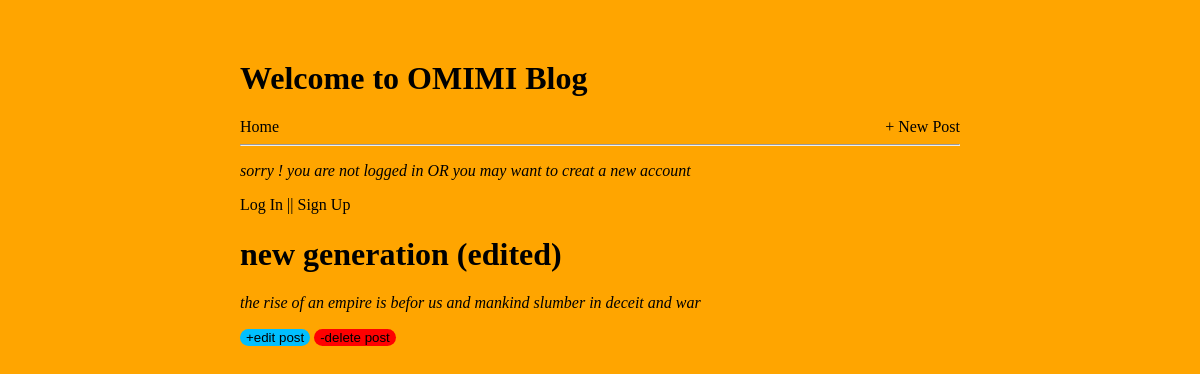
Screenshot of /post/7/ with the database file from the repository.
### blog_app/models.py (models this page shows, shortened)
class Post(models.Model):
    title = models.CharField(max_length=200)
    author = models.ForeignKey('auth.User', on_delete=models.CASCADE)
    body = models.TextField()

### blog_app/views.py (the view)
# urls.py: path('post/<int:pk>/', PostDetailView.as_view(), name='post_details'),
class PostDetailView(DetailView):
    model = Post
    template_name = 'post_details.html'

### templates/post_details.html
{% extends 'base.html' %}
{% block content %}
    <div>
        <h1>{{ post.title }}</h1>
        <p>{{ post.body }}</p>
    </div>
    <button class="edit_button" ><a href="{% url 'edit_post' post.pk %}">+edit post</a></button>
    <button class="delete_button"><a href="{% url 'delete_post' post.pk %}">-delete post</a></button>
{% endblock%}

### static/css/basic.css (style rules this page uses)
body { background: orange; margin:5% 20%; text-decoration: none; }
a { text-decoration: none; color: black; }
p { font-style: italic; }
.delete_button { background: red; color: white; border: none; border-radius:10px ; }
.edit_button { background: deepskyblue; color: black; border: none; border-radius:10px; }

### rows the page displays
Post: title "new generation (edited)", body "the rise of an empire is befor us and mankind slumber in deceit and war"
